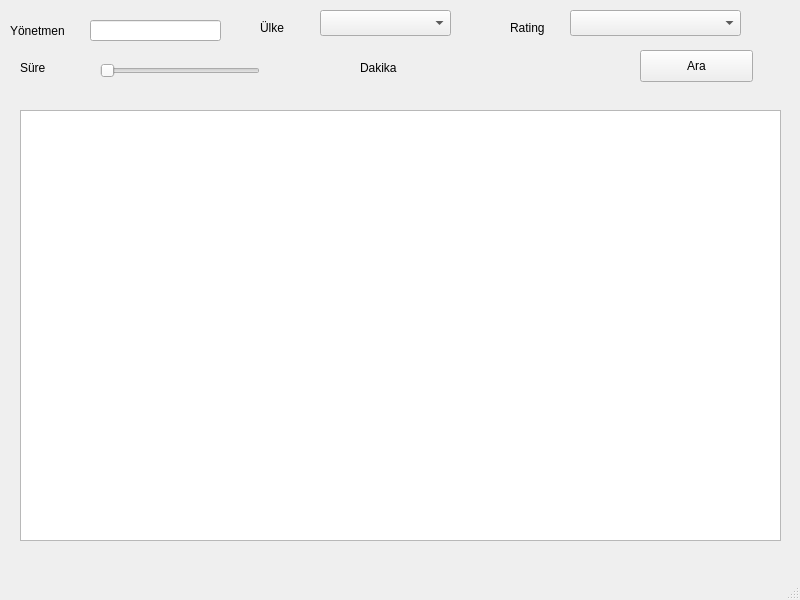
<?xml version="1.0" encoding="UTF-8"?>
<ui version="4.0">
 <class>MainWindow</class>
 <widget class="QMainWindow" name="MainWindow">
  <property name="geometry">
   <rect>
    <x>0</x>
    <y>0</y>
    <width>800</width>
    <height>600</height>
   </rect>
  </property>
  <property name="windowTitle">
   <string>MainWindow</string>
  </property>
  <widget class="QWidget" name="centralwidget">
   <widget class="QLabel" name="yonetmenLabel">
    <property name="geometry">
     <rect>
      <x>10</x>
      <y>10</y>
      <width>81</width>
      <height>41</height>
     </rect>
    </property>
    <property name="text">
     <string>Yönetmen</string>
    </property>
   </widget>
   <widget class="QLineEdit" name="yonetmen">
    <property name="geometry">
     <rect>
      <x>90</x>
      <y>20</y>
      <width>131</width>
      <height>21</height>
     </rect>
    </property>
   </widget>
   <widget class="QLabel" name="ulkeLabel">
    <property name="geometry">
     <rect>
      <x>260</x>
      <y>20</y>
      <width>60</width>
      <height>16</height>
     </rect>
    </property>
    <property name="text">
     <string>Ülke</string>
    </property>
   </widget>
   <widget class="QComboBox" name="ulke">
    <property name="geometry">
     <rect>
      <x>320</x>
      <y>10</y>
      <width>131</width>
      <height>26</height>
     </rect>
    </property>
   </widget>
   <widget class="QLabel" name="ratingLabel">
    <property name="geometry">
     <rect>
      <x>510</x>
      <y>20</y>
      <width>60</width>
      <height>16</height>
     </rect>
    </property>
    <property name="text">
     <string>Rating</string>
    </property>
   </widget>
   <widget class="QComboBox" name="rating">
    <property name="geometry">
     <rect>
      <x>570</x>
      <y>10</y>
      <width>171</width>
      <height>26</height>
     </rect>
    </property>
   </widget>
   <widget class="QLabel" name="sureLabel">
    <property name="geometry">
     <rect>
      <x>20</x>
      <y>60</y>
      <width>60</width>
      <height>16</height>
     </rect>
    </property>
    <property name="text">
     <string>Süre</string>
    </property>
   </widget>
   <widget class="QSlider" name="sure">
    <property name="geometry">
     <rect>
      <x>100</x>
      <y>60</y>
      <width>160</width>
      <height>22</height>
     </rect>
    </property>
    <property name="orientation">
     <enum>Qt::Horizontal</enum>
    </property>
   </widget>
   <widget class="QPushButton" name="ara">
    <property name="geometry">
     <rect>
      <x>640</x>
      <y>50</y>
      <width>113</width>
      <height>32</height>
     </rect>
    </property>
    <property name="text">
     <string>Ara</string>
    </property>
   </widget>
   <widget class="QTableView" name="sonuclar">
    <property name="geometry">
     <rect>
      <x>20</x>
      <y>110</y>
      <width>761</width>
      <height>431</height>
     </rect>
    </property>
   </widget>
   <widget class="QLabel" name="sureYaziLabel">
    <property name="geometry">
     <rect>
      <x>310</x>
      <y>60</y>
      <width>31</width>
      <height>16</height>
     </rect>
    </property>
    <property name="text">
     <string/>
    </property>
   </widget>
   <widget class="QLabel" name="label">
    <property name="geometry">
     <rect>
      <x>360</x>
      <y>60</y>
      <width>60</width>
      <height>16</height>
     </rect>
    </property>
    <property name="text">
     <string>Dakika</string>
    </property>
   </widget>
  </widget>
  <widget class="QStatusBar" name="statusbar"/>
 </widget>
 <resources/>
 <connections/>
</ui>
